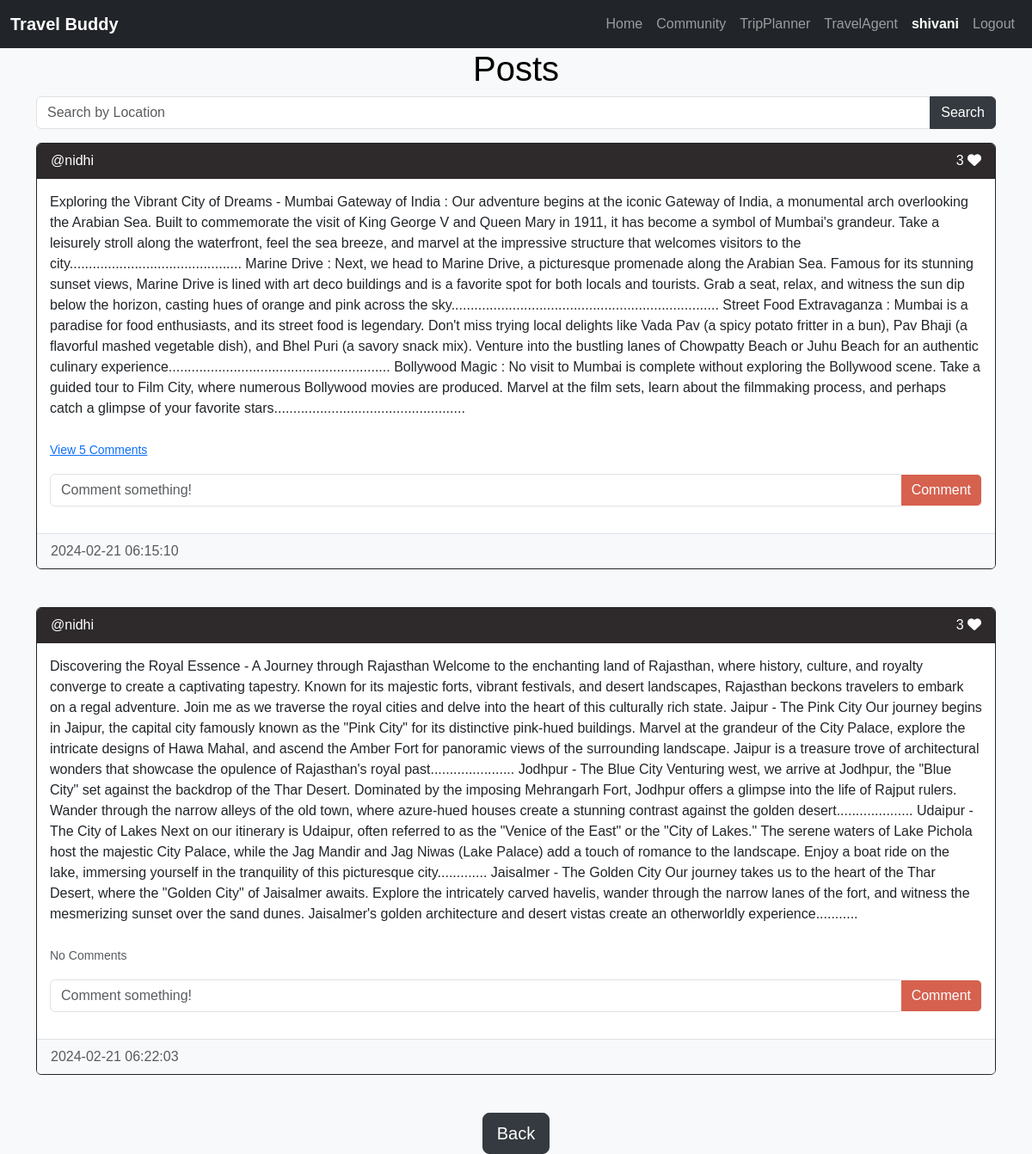
Page /posts/nidhi (signed in) on the committed database.
### website/models.py (models this page shows)
class User(db.Model, UserMixin):
    id = db.Column(db.Integer, primary_key=True)
    email = db.Column(db.String(150), unique=True)
    username = db.Column(db.String(150), unique=True)
    password = db.Column(db.String(150))
    date_created = db.Column(db.DateTime(timezone=True), default=func.now())
    posts = db.relationship('Post', backref='user', passive_deletes=True)
    comments = db.relationship('Comment', backref='user', passive_deletes=True)
    likes = db.relationship('Like', backref='user', passive_deletes=True)

class Post(db.Model):
    id = db.Column(db.Integer, primary_key=True)
    text = db.Column(db.Text, nullable=False)
    date_created = db.Column(db.DateTime(timezone=True), default=func.now())
    author = db.Column(db.Integer, db.ForeignKey(
        'user.id', ondelete="CASCADE"), nullable=False)
    location = db.Column(db.String(255))
    comments = db.relationship('Comment', backref='post', passive_deletes=True)
    likes = db.relationship('Like', backref='post', passive_deletes=True)

### website/views.py (the view)
@views.route("/posts/<username>")
@login_required
def posts(username):
    user = User.query.filter_by(username=username).first()
    if not user:
        flash('No user with that username exists.', category='error')
        return redirect(url_for('views.home'))
    posts = user.posts
    return render_template("posts.html", user=current_user, posts=posts, username=username)

### website/__init__.py (called while the page is built)
def create_app():
    app = Flask(__name__)
    app.config['SECRET_KEY'] = "helloworld"
    app.config['SQLALCHEMY_DATABASE_URI'] = f'sqlite:///{DB_NAME}'
    db.init_app(app)
    from .views import views
    from .auth import auth
    app.register_blueprint(views, url_prefix="/")
    app.register_blueprint(auth, url_prefix="/")
    from .models import User, Post, Comment, Like
    create_database(app)
    login_manager = LoginManager()
    login_manager.login_view = "auth.login"
    login_manager.init_app(app)
    @login_manager.user_loader
    def load_user(id):
        return User.query.get(int(id))
    return app

### website/templates/posts.html (shortened to what this page needs)
{% extends "posts_div.html" %}  {% block header %} {{user.username}}'s posts {% endblock %} {% block
footer %}
<div align="center">
  <a href="/home"
    ><button type="button" class="btn btn-dark btn-lg">Back</button></a
  >
</div>
{% endblock %}

### website/templates/posts_div.html (shortened to what this page needs)
{% extends "base.html" %} {% block title %}Home{% endblock %} {% block content
%}
<h1>Posts</h1>
<form method="POST" class="mb-3">
  <div class="input-group">
    <input
      type="text"
      class="form-control"
      name="location"
      placeholder="Search by Location"
    />
    <button type="submit" class="btn btn-dark">Search</button>
  </div>
</form>
<div id="posts">
  {% for post in posts %}
  <div class="card border-dark">
    <div class="card-header d-flex justify-content-between align-items-center">
      <a
        href="/posts/{{post.user.username}}"
        style="text-decoration: none; color: inherit"
      >
        @{{post.user.username}}
      </a>
      <div>
        <span id="likes-count-{{post.id}}"> {{ post.likes|length }}</span>
        {% if user.id in post.likes|map(attribute="author")|list %}
        <i
          class="fa-solid fa-heart"
          id="like-button-{{post.id}}"
          onclick="like({{post.id}})"
        ></i>
        {% else %}
        <i
          class="fa-regular fa-heart"
          id="like-button-{{post.id}}"
          onclick="like({{post.id}})"
        ></i>
        {% endif %}
      </div>
    </div>
    <div class="card-body">
      <div class="card-text">{{post.text}}</div>
      <br />
      <p class="card-text">
        {% if post.comments|length > 0 %}
        <a data-bs-toggle="collapse" href="#comments-{{post.id}}" role="button">
          <small>View {{post.comments|length}} Comments</small>
        </a>
        {% else %}
        <small class="text-muted">No Comments</small>
        {% endif %}
      </p>
      <form
        class="input-group mb-3"
        method="POST"
        action="/create-comment/{{post.id}}"
      >
        <input
          type="text"
          id="text"
          name="text"
          class="form-control"
          placeholder="Comment something!"
        />
        <button type="submit" class="btn btn-success">Comment</button>
      </form>
    </div>
    <div class="card-footer text-muted">{{post.date_created}}</div>
  </div>
  <br/ > {% endfor %}
</div>
{% block footer %}{% endblock %} {% endblock %}

### website/templates/base.html (shortened to what this page needs)
<!DOCTYPE html>
<html lang="en">
  <head>
    <link
      href="https://cdn.jsdelivr.net/npm/bootstrap@5.3.2/dist/css/bootstrap.min.css"
      rel="stylesheet"
    />
  </head>
  <body>
    <nav class="navbar navbar-expand-lg navbar-dark bg-dark">
      <div class="container-fluid">
        <div class="navbar-brand">
          <strong style="color: white">Travel Buddy</strong>
        </div>
        <div class="collapse navbar-collapse" id="navbar">
          <div class="navbar-nav ms-auto">
            <a class="nav-item nav-link" href="/places">Home</a>
            <a class="nav-item nav-link" href="/home">Community</a>
            <a class="nav-item nav-link" href="/plan">TripPlanner</a>
            <a class="nav-item nav-link" href="/travel-agents">TravelAgent</a>
            {% if user.is_authenticated %}
            <a class="nav-item nav-link" href="/posts/{{ user.username }}">
              <strong style="color: white">{{ user.username }}</strong>
            </a>
            <a class="nav-item nav-link" href="/logout">Logout</a>
            {% else %}
            <a class="nav-item nav-link" href="/login">Login</a>
            <a class="nav-item nav-link" href="/sign-up">Sign Up</a>
            {% endif %}
          </div>
        </div>
      </div>
    </nav>
    <div class="container">{% block content %}{% endblock %}</div>
  </body>
</html>

### website/templates/posts_div.html (style rules this page uses)
body { font-family: "Arial", sans-serif; background-color: #f8f9fa; color: #343a40; }
h1 { text-align: center; color: #000000; }
form { margin-bottom: 20px; }
.card { margin-bottom: 20px; transition: background-color 0.3s; }
.card-header { background-color: #2e2a2b; color: #fff; }
.card-body { padding: 15px; }
.card-text { font-size: 16px; }
.card-footer { background-color: #f8f9fa; border-top: 1px solid #dee2e6; }
.btn-dark { background-color: #343a40; border-color: #343a40; }
.btn-success { background-color: #d6614f; border-color: #ffffff; }

### rows in the picture
User: username "shivani"
Post: user.username "nidhi", likes|length "3", text "Exploring the Vibrant City of Dreams - Mumbai Gateway of India : Our adventure begins at the iconic Gateway of India, a monumental arch overlooking the Arabian Sea. Built to commemorate the visit of King George V and Queen Mary in 1911, it has become a symbol of Mumbai's grandeur. Take a leisurely stroll along the waterfront, feel the sea breeze, and marvel at the impressive structure that welcomes visitors to the city............................................. Marine Drive : Next, we head to Marine Drive, a picturesque promenade along the Arabian Sea. Famous for its stunning sunset views, Marine Drive is lined with art deco buildings and is a favorite spot for both locals and tourists.…", comments|length "5", date_created "2024-02-21 06:15:10"
Post: user.username "nidhi", likes|length "3", text "Discovering the Royal Essence - A Journey through Rajasthan Welcome to the enchanting land of Rajasthan, where history, culture, and royalty converge to create a captivating tapestry. Known for its majestic forts, vibrant festivals, and desert landscapes, Rajasthan beckons travelers to embark on a regal adventure. Join me as we traverse the royal cities and delve into the heart of this culturally rich state. Jaipur - The Pink City Our journey begins in Jaipur, the capital city famously known as the \"Pink City\" for its distinctive pink-hued buildings. Marvel at the grandeur of the City Palace, explore the intricate designs of Hawa Mahal, and ascend the Amber Fort for panoramic views of the…", shows "No Comments", date_created "2024-02-21 06:22:03"
